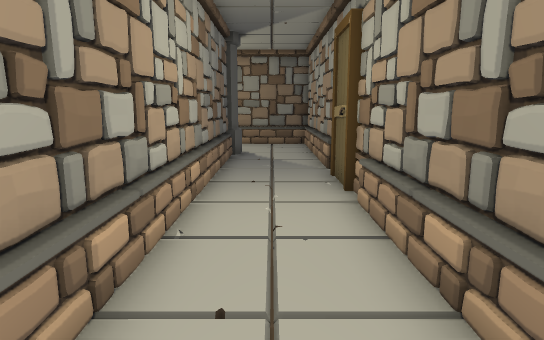
[1] (above)

24 first-person views from a walk through a Unity game level. The camera is 1.2 m above the floor, tilts 10° down and sees 75° across. The floor is counted in squares, 0.6 m on a side. Each view is taken from the middle of a square. On the plan, view 1 faces up. The plan holds only what a view shows up to about 19 squares ahead; the rest is blank. The player is left out.

[2]
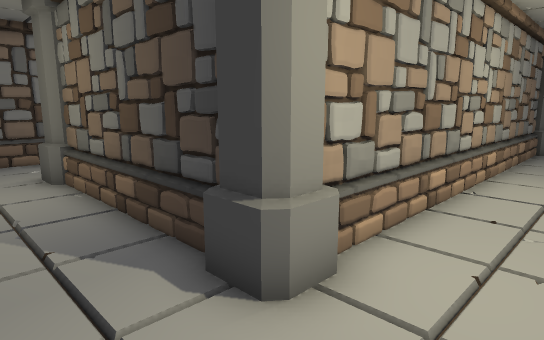

[3]
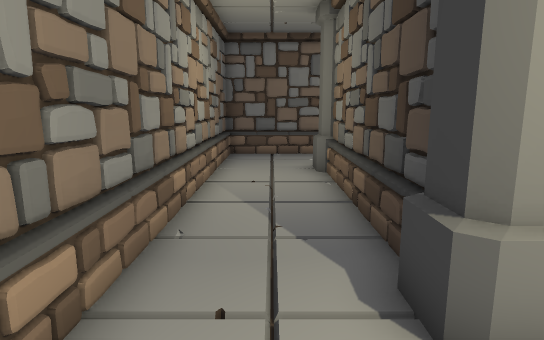

[4]
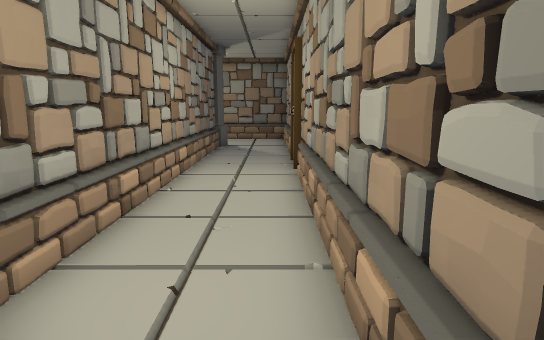

[5]
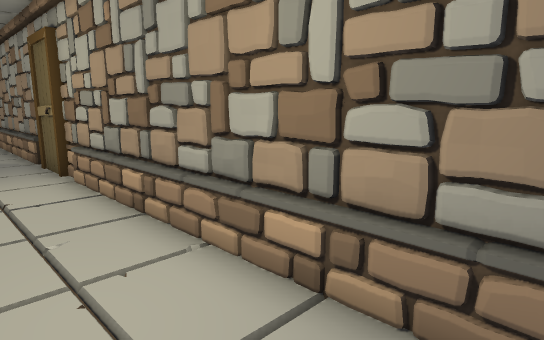

[6]
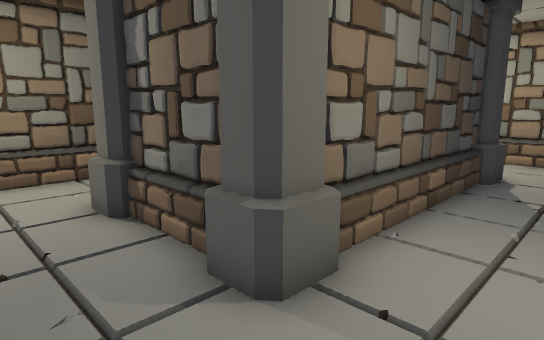

[7]
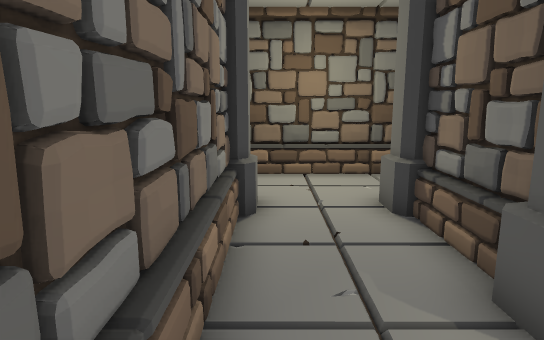

[8]
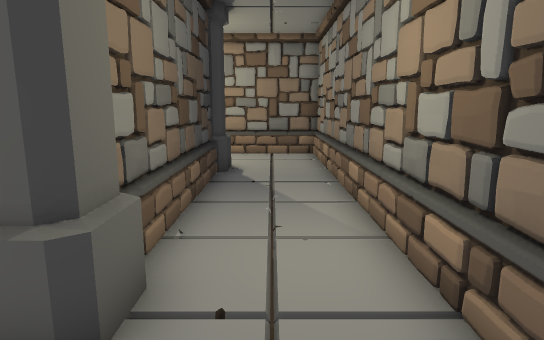

[9]
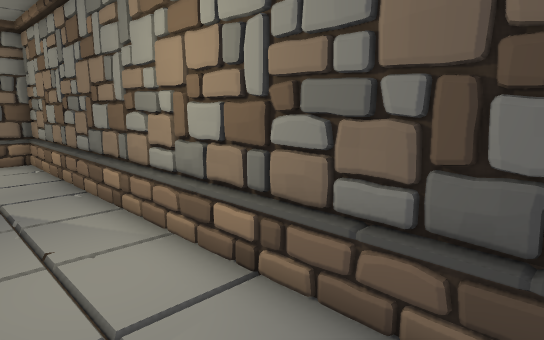

[10]
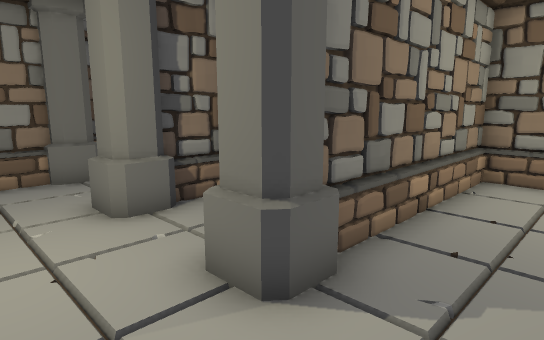

[11]
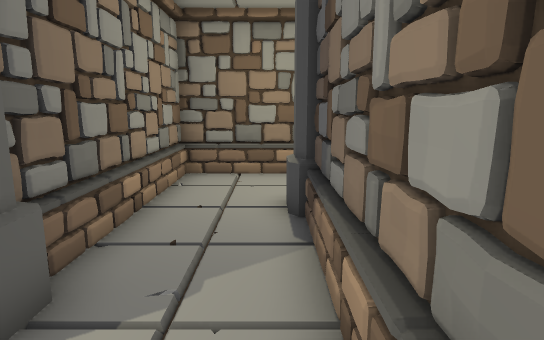

[12]
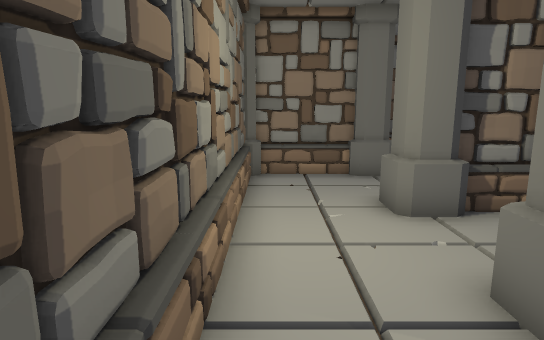

[13]
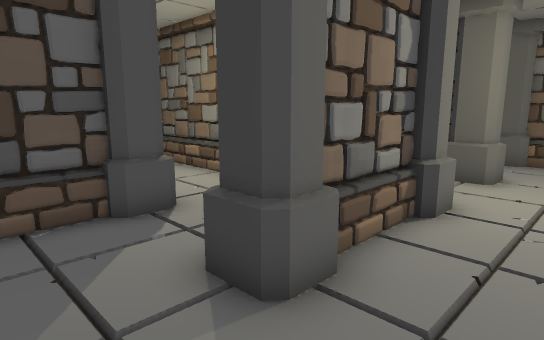

[14]
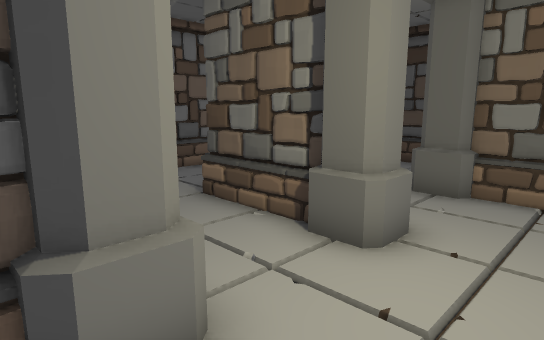

[15]
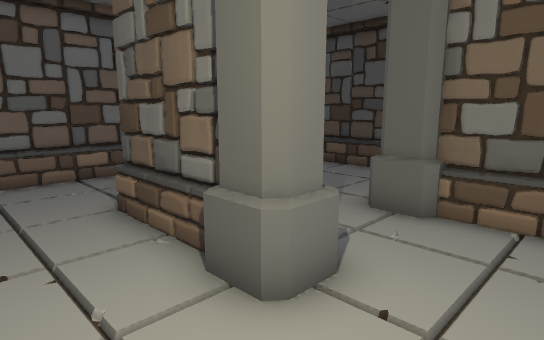

[16]
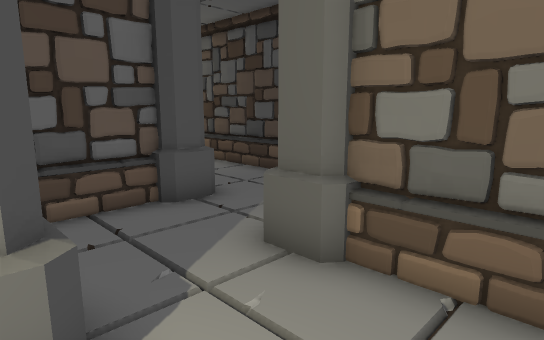

[17]
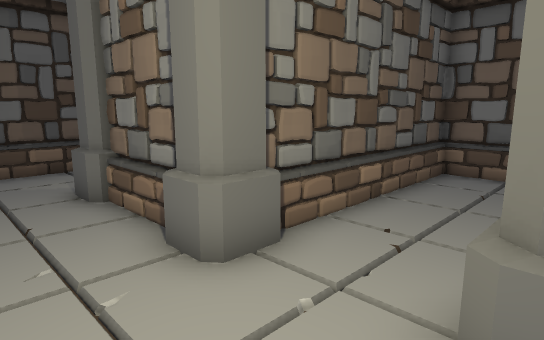

[18]
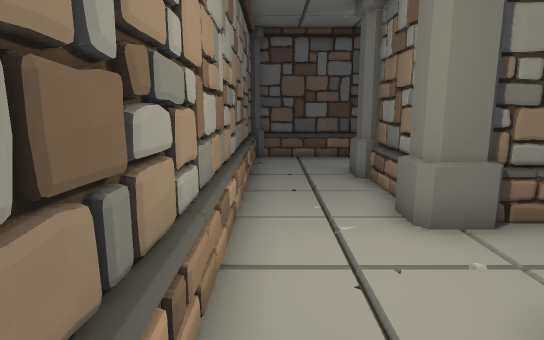

[19]
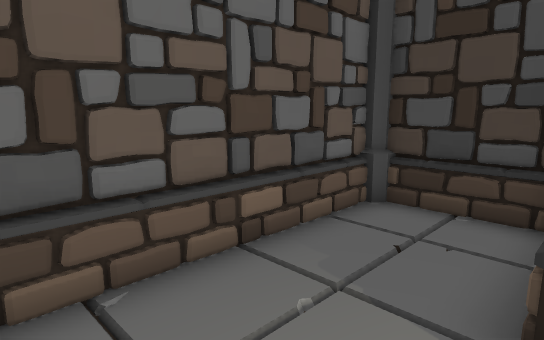

[20]
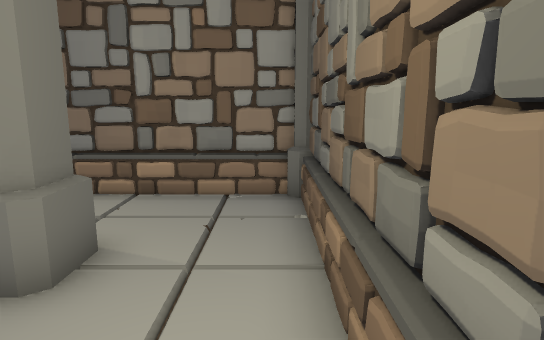

[21]
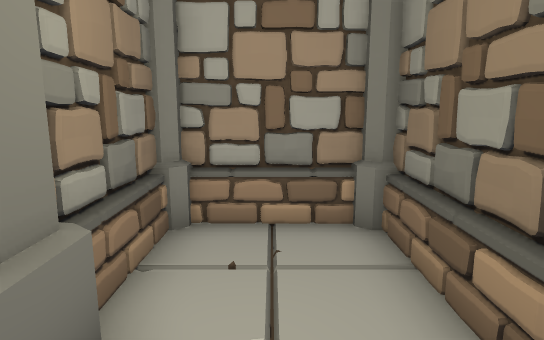

[22]
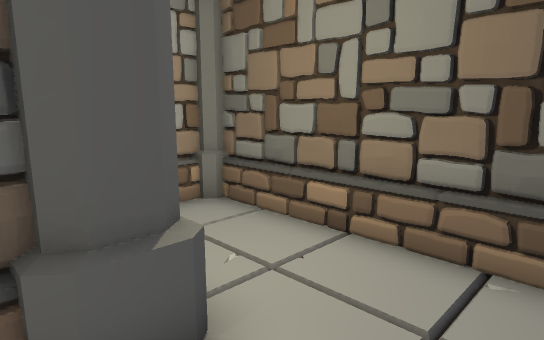

[23]
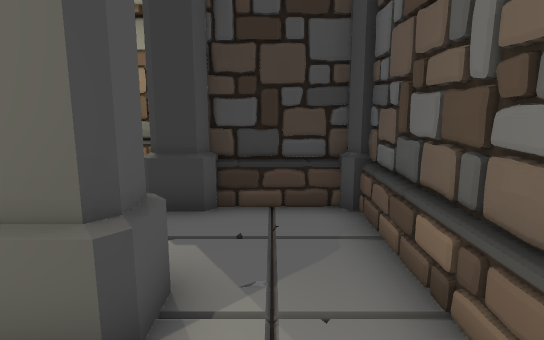

[24]
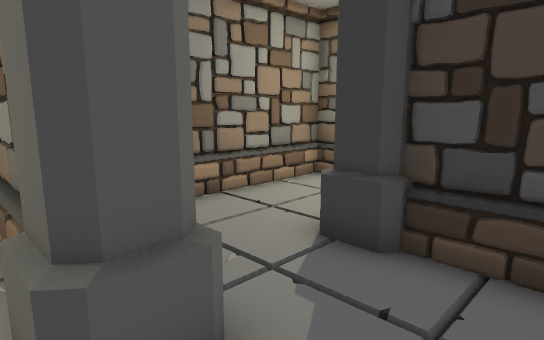

### Floor plan
Key: @ floor where view 1 was taken; # wall or solid block; . floor; = window, fence, low wall or low ledge.
Columns run from 22 left of view 1 to 2 right of it. Each row starts with its distance up from view 1.
 19 ###    ##################
 18 #.       ...... #.......#
 17 #..       ..... #.......#
 16 #...        ....#.......#
 15 #...#########...#####...#
 14 #...#=..#...#.......#...#
 13   ......#...#.......#...#
 12      =..#...#.......#...#
 11 ######..#...#####...#...#
 10   ..#= .#...........#...#
  9         #...........#...#
  8       . #...........#...#
  7     #############...#...#
  6     #...........#...#...#
  5     #...........#...#...#
  4     #...........#...#...#
  3     #...#...#...#...#...#
  2     #...#...#.......#...#
  1     #...#...#.......#...#
  0     #...#...#.......#.@.#
 -1     #...#...#########...#
 -2      ...#...............#
 -3      ...#...............#
 -4      ...#...............#
 -5     #####################

Where each view was taken, in squares from view 1:
view 1: 0 up, 0 right, facing up
view 2: 4 down, 1 right, facing up-left
view 3: 3 down, 1 right, facing left
view 4: 3 down, 1 right, facing up
view 5: 3 down, 1 left, facing up-right
view 6: 4 down, 13 left, facing up-right
view 7: 4 down, 13 left, facing up
view 8: 3 down, 13 left, facing right
view 9: 2 down, 13 left, facing down-right
view 10: 6 up, 17 left, facing down-right
view 11: 6 up, 17 left, facing down
view 12: 6 up, 17 left, facing right
view 13: 0 up, 3 left, facing up-left
view 14: 6 up, 3 left, facing up-left
view 15: 8 up, 3 left, facing up-left
view 16: 11 up, 3 left, facing up-left
view 17: 11 up, 3 left, facing down-left
view 18: 13 up, 3 left, facing down
view 19: 8 up, 10 left, facing up-left
view 20: 6 up, 10 left, facing left
view 21: 17 up, 0 right, facing left
view 22: 14 up, 1 right, facing up-left
view 23: 8 up, 16 left, facing up
view 24: 10 up, 15 left, facing up-left
